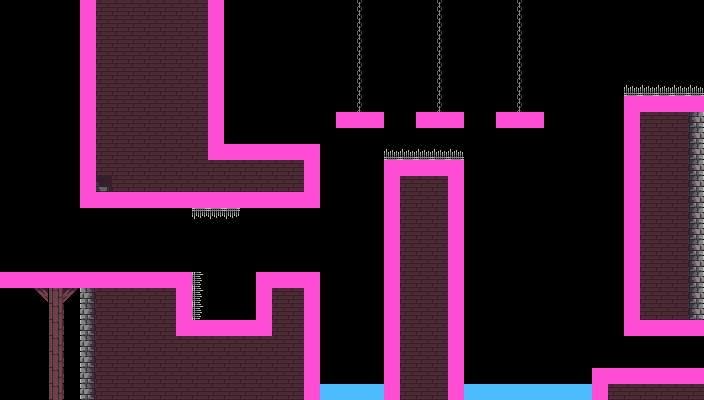

This is a level from a 2D game, rendered from its Tiled map with the project's own tilesets. A one-line summary and the map file follow, with tile-layer data summarised:
An orthogonal 44x25 tile map with 16x16 px tiles, 2 tile layers (ground, colliders), 2 tilesets and 4 objects (2x movingObject, spawnPoint, objectivePoint).

<map version="1.4" tiledversion="2020.10.30" orientation="orthogonal" renderorder="right-down" width="44" height="25" tilewidth="16" tileheight="16" infinite="0" nextlayerid="5" nextobjectid="23">
 <editorsettings>
  <export target="../public/assets/levels/cave_level_01.json" format="json" />
 </editorsettings>
 <tileset firstgid="1" name="ground" tilewidth="16" tileheight="16" tilecount="322" columns="23">
  <image source="ground.png" trans="000000" width="368" height="224" />
  <tile id="143">
   <properties>
    <property name="canDie" type="bool" value="true" />
    <property name="direction" value="up" />
    <property name="name" value="spike" />
   </properties>
  </tile>
  <tile id="165">
   <properties>
    <property name="canDie" type="bool" value="true" />
    <property name="direction" value="left" />
    <property name="name" value="spike" />
   </properties>
  </tile>
  <tile id="167">
   <properties>
    <property name="canDie" type="bool" value="true" />
    <property name="direction" value="right" />
    <property name="name" value="spike" />
   </properties>
  </tile>
  <tile id="189">
   <properties>
    <property name="canDie" type="bool" value="true" />
    <property name="direction" value="down" />
    <property name="name" value="spike" />
   </properties>
  </tile>
 </tileset>
 <tileset firstgid="323" name="utils" tilewidth="16" tileheight="16" tilecount="3" columns="3">
  <image source="utils.png" trans="000000" width="48" height="16" />
  <tile id="0">
   <properties>
    <property name="collides" type="bool" value="true" />
   </properties>
  </tile>
  <tile id="1">
   <properties>
    <property name="canDie" type="bool" value="true" />
    <property name="collides" type="bool" value="true" />
   </properties>
  </tile>
 </tileset>
 <layer id="1" name="ground" width="44" height="25">
  <data>[1100 cells, 473 non-empty, 26 distinct tile ids]</data>
 </layer>
 <layer id="2" name="colliders" width="44" height="25">
  <data>[1100 cells, 163 non-empty, 2 distinct tile ids]</data>
 </layer>
 <objectgroup id="4" name="objects">
  <object id="1" name="spawnPoint" x="22.978" y="259.722">
   <point />
  </object>
  <object id="3" name="objectivePoint" x="691.597" y="358.625">
   <point />
  </object>
  <object id="18" name="movingObject" gid="7" x="545" y="192.333" width="16" height="16">
   <properties>
    <property name="canDie" type="bool" value="true" />
    <property name="moveAxis" value="x" />
    <property name="moveRange" type="int" value="4" />
    <property name="moveSpeed" type="int" value="1" />
   </properties>
  </object>
  <object id="21" name="movingObject" gid="7" x="544.333" y="288" width="16" height="16">
   <properties>
    <property name="canDie" type="bool" value="true" />
    <property name="moveAxis" value="x" />
    <property name="moveRange" type="int" value="4" />
    <property name="moveSpeed" type="int" value="1" />
   </properties>
  </object>
 </objectgroup>
</map>
